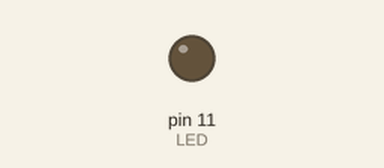
Recording of a program running on a simulated Raspberry Pi (header pin numbers). Shown: output pins drawn as LEDs (lit = HIGH).

Above: at 0.05 s.
At 1.65 s:
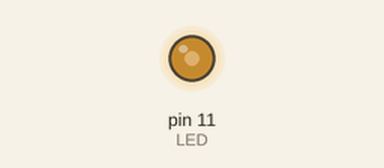
At 2.05 s:
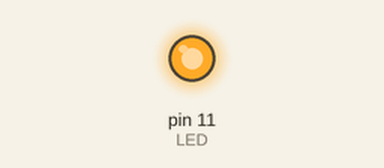
At 2.5 s:
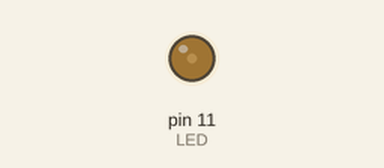
Timing chart, 0 to 5.2 s (numbered marks = the images above):
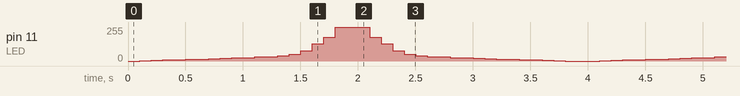

The program:

LED_02.py
```python
# coding: utf-8

# GPIO 라이브러리 임포트
import RPi.GPIO as GPIO

# time 라이브러리 임포트
import time

# 핀 번호 할당 방법은 커넥터 핀 번호로 설정
GPIO.setmode(GPIO.BOARD)

# 사용할 핀 번호 할당
LED = 11

# 듀티 비 목록 작성
dc = [0, 1, 2, 3, 4, 5, 6, 7, 8, 9, 10, 12, 13, 15, 20, 30, 50, 70, 100]

# 11번 핀을 출력 핀으로 설정, 초기 출력은 로우 레벨
GPIO.setup(LED, GPIO.OUT, initial=GPIO.LOW)

# PWM 객체 인스턴스 작성
# 출력 핀: 11번, 주파수: 100Hz
p = GPIO.PWM(LED, 100)

# PWM 신호 출력
p.start(0)

# 예외 처리
try:
    # 무한 반복
    while 1:
        # 듀티 비를 0부터 100까지 목록에 따라 변경
        for val in dc:
            # 듀티 비 설정
            p.ChangeDutyCycle(val)
            # 0.1초 대기
            time.sleep(0.1)
        # 목록 나열 순서를 역순으로 변경
        dc.reverse()
        # 0.1초 대기
        time.sleep(0.1)

# 키보드 예외 검출
except KeyboardInterrupt:
    # 아무것도 안함
    pass

# PWM 정지
p.stop()

# GPIO 개방
GPIO.cleanup()
```
